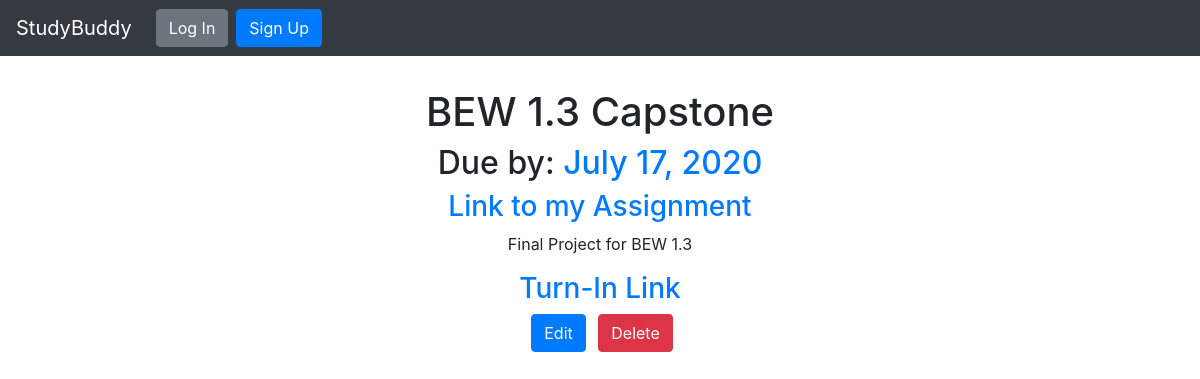
Page /bew-13-capstone/ on the committed database.
### assignments/models.py (models this page shows, shortened)
class Assignment(models.Model):
    assignment_name = models.CharField(max_length = 25)
    assignment_link = models.URLField(max_length=200)
    description = models.TextField(help_text="Write the description here.")
    due_date = models.DateField()
    dropbox = models.URLField(max_length = 200)
    slug = models.CharField(max_length=settings.ASSIGNMENT_TITLE_MAX_LENGTH, blank = True, editable = False,
    help_text = "Unique URL Path to access this page.")
    class Meta: #Plural vers of Assignments
        verbose_name_plural = 'Assignments'

### assignments/views.py (the view)
# urls.py: path('<str:slug>/', AssignmentDetailView.as_view(), name='assignment-details-page'),
class AssignmentDetailView(DetailView):
    model = Assignment
    def get(self, request, slug):
        assignment = self.get_queryset().get(slug__iexact=slug)
        return render(request, 'assignment.html', {
            'assignment': assignment
        })

### assignments/templates/assignment.html
{% extends 'base.html' %}
{% block content %}
<center><h1>{{ assignment.assignment_name }}</h1>
<div class = "container">
<h2>Due by: <a href = "{{ assignment.dropbox }}">{{ assignment.due_date }}</h2>
<h3><a href ="{{ assignment.assignment_link }}">Link to my Assignment</a></h3>
<p>{{ assignment.description }}</p>
<h3><a href = "{{ assignment.dropbox }}">Turn-In Link</a></h3>
<a href="{% url 'edit-assignment' assignment.slug %}" class="btn btn-primary ml-1">Edit</a> <a href="{% url 'delete-assignment' assignment.slug %}" class="btn btn-danger ml-2">Delete</a>
</div>
</center>
{% endblock %}

### rows in the picture
Assignment: assignment_name "BEW 1.3 Capstone", due_date "July 17, 2020", description "Final Project for BEW 1.3"
